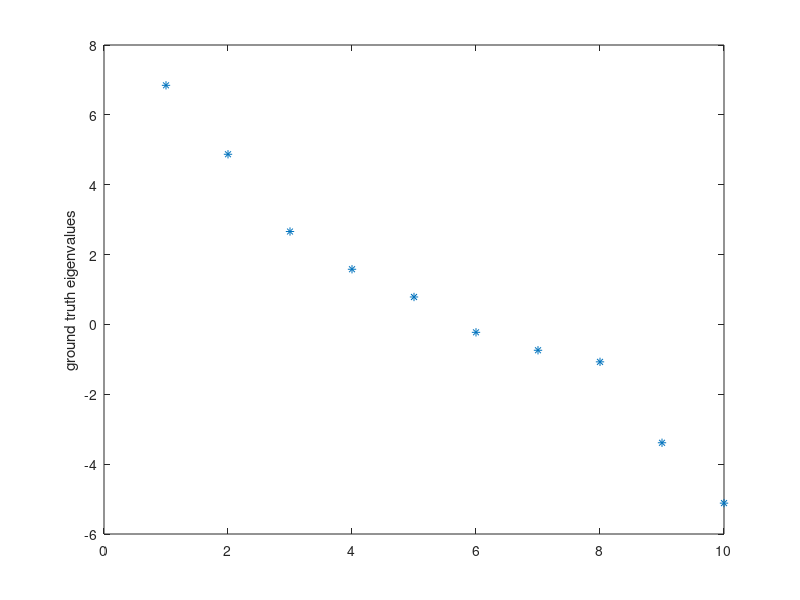

Reproduce this figure in MATLAB. (Note: this script raises an error after producing the figure.)
clear all; close all; clc
%% I(a)
%   Create symmetric matrix
%   Use Eigs commond to get the ground truth eigenvalues and eigenvectors
m = 10;
M = tril(randn(m,m));
A = M + M' + eye(10);
% pcolor(A);
[V,D] = eigs(A,10);
D = sort(diag(D),'descend');

figure(1); plot(1:10, D, '*'); ylabel('ground truth eigenvalues');

%% I(b)
%   Find the largest eigenvalue with the power iteration method
%   Compare Compare the accuracy of the method as a function of iterations.

max_iter = 30;
v0 = rand(m,1); 


[eigenval,eigenval_err] = Power_Iter(A,v0,D,max_iter);

figure(2)
plot([1:max_iter], eigenval_err);
xlabel('Iteration')
ylabel('Error  of power iteration')

%% I(c)
%   Find all ten eigenvalues by Rayleigh Quotient iteration and guessing initial ”eigenvectors”.
%   Compare the accuracy of the method as a function of iterations and discuss your initial guesses to find all eigen- value/eigenvector pairs.

guessnum = 10;
eigenval_rq = zeros(1, guessnum);
eigenvec_rq = zeros(m, guessnum);

v0 = rand(m,1);

for i = 1:guessnum
    [eigenval_rq(i),eigenvec_rq(:,i)] = Rayleigh_Quotient_Iter(A,v0);
    v0 = rand(m,1);v0 = v0/norm(v0);
    % Subtract off orthogonal eigenvectors to speed up process
    v0 = v0 - eigenvec_rq(:,1:i)*((eigenvec_rq(:,1:i))'*v0);
end

eigenval_rq = sort(eigenval_rq,'descend');

figure(3);plot(eigenval_rq,'o');ylabel('Eigenvalue');
hold on
plot(D','*'); hold off;
legend('Results of RQIter','Groud Truth');

%% I(d)
%   Repeat (b) and (d) with a random matrix that is not symmetric.

clear all; close all; clc


m = 10;
A = rand(m)
[V,D] = eigs(A,10);
D = sort(diag(D),'descend');
figure(4);plot(D,'*');xlabel('Real (Eigenvalue)');ylabel('Imag (Eigenvalue)');


 
%   Find the largest eigenvalue by power iteration method 

max_iter = 30;
v0 = randn(m,1)
[eigenval,eigenval_err] = Power_Iter(A,v0,D,max_iter);
figure(5)
plot(1:max_iter, eigenval_err); xlabel('Iteration'); ylabel('Error of the eigvalue by power iteration')

%%

guessnum = 10;
eigenval_rq = zeros(1, guessnum);
eigenvec_rq = zeros(m, guessnum);

% v0 = rand(m,1) + 1i*rand(m,1);
v0 = 2*rand(m,1)-ones(m,1)+ (2*rand(m,1)-ones(m,1))*1i;
for i = 1:guessnum
    [eigenval_rq(i),eigenvec_rq(:,i)] = Rayleigh_Quotient_Iter(A,v0);
    v0 = rand(m,1);v0 = v0/norm(v0);
% Subtract off orthogonal eigenvectors to speed up process
   v0 = v0 - eigenvec_rq(:,1:i)*((eigenvec_rq(:,1:i))'*v0);
end

eigenval_rq = sort(eigenval_rq,'descend');

err = eigenval_rq - sort(D');

figure(7);plot(eigenval_rq, 'o');ylabel('Eigenvalue');
hold on
plot(real(D),imag(D),'*'); hold off;
legend('Results of RQIter','Groud Truth');


